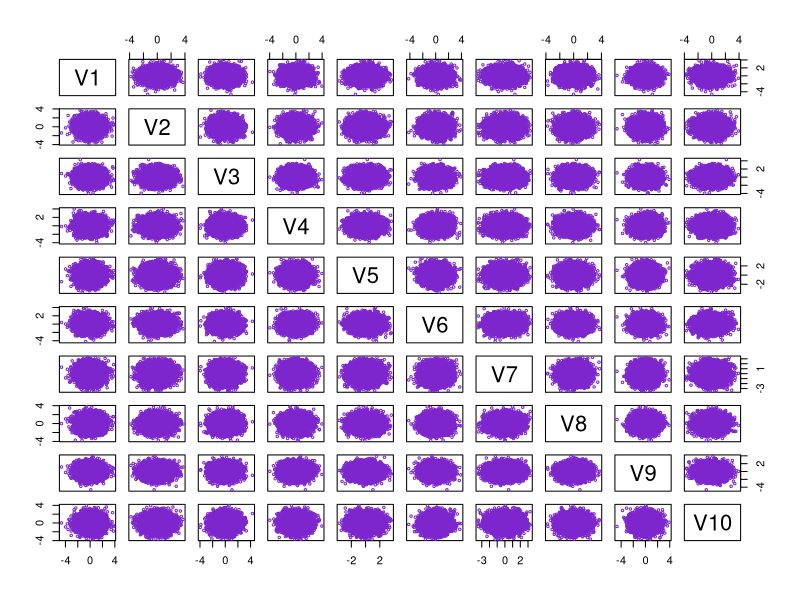
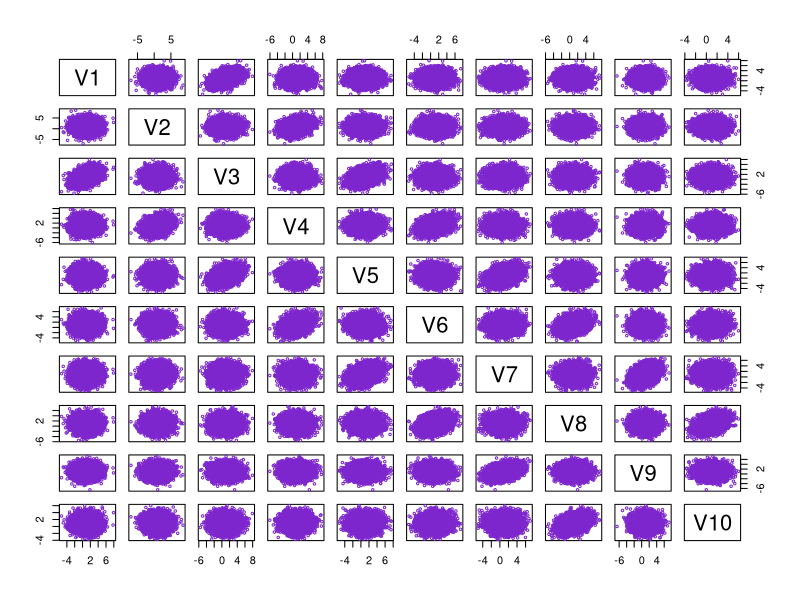

The R script that drew these images, in order:
# --------------------------------------------------------------------------------------------------
library(Matrix)

# --------------------------------------------------------------------------------------------------
# Generating random normal variables
n<-10
m<-10000
E<-Matrix(0,n,n)
diag(E)<-rep(1,n)
R<-Matrix( 0, n, n )
for ( i in 1:n ) {
  if ( i > 1 ) {
    R[i-1,i]<-1
  }
  if ( i < n ) {
    R[i+1,i]<-1
  }
}
E<-E + t(R) %*% R
L<-chol(E)
X<-Matrix( rnorm( m * n ), m, n )
u<-Matrix( rep( 1, n ), n , 1 )
Y<-t( L %*% t( X ) + u )

# Determination of covariance matrix
Ea<-cov( as.matrix( Y ) )

x<-as.data.frame( as.matrix(X) )
y<-as.data.frame( as.matrix(Y) )
X11()
plot( x, cex = 0.5, col = 'purple3' )

X11()
plot( y, cex = 0.5, col = 'purple3' )
